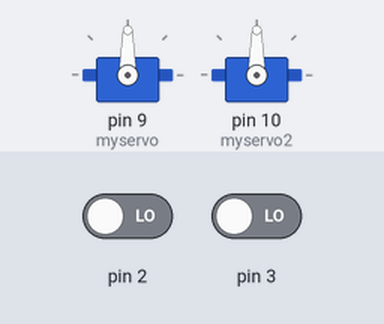
This sketch was run on a simulated Arduino Uno, built with avr-gcc and run on an emulated ATmega328P. On the bench: 2 × servo. The test bench sets the inputs (shaded band); at power-on: pin 2 LOW, pin 3 LOW. What the sketch prints to the serial monitor is not drawn.

Above: at 1.7 s.
1.8 s: pin 2 driven HIGH
At 3.4 s:
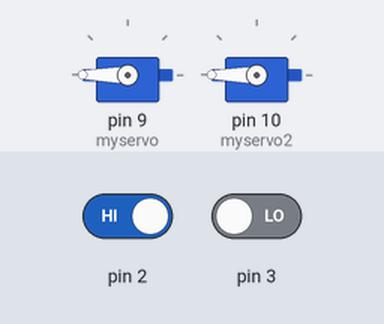
3.7 s: pin 2 driven LOW and pin 3 driven HIGH
At 5.2 s:
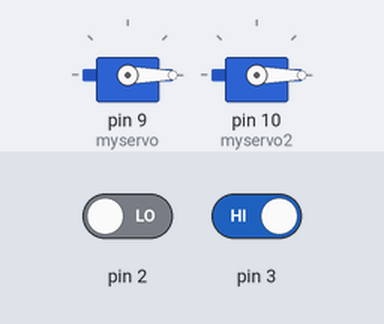
6.0 s: pin 2 driven HIGH and pin 3 driven LOW
At 6.45 s:
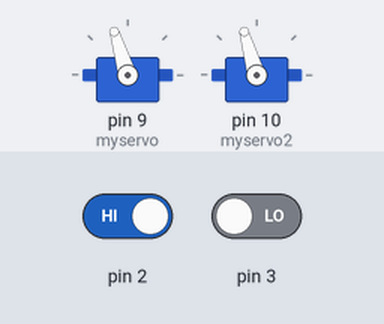
Timing chart, 0 to 9.0 s (numbered marks = the images above; inputs shaded):
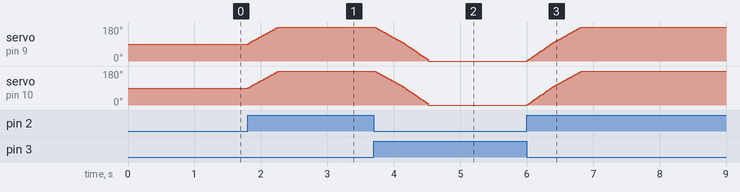

Measured:
- after the input at 1.8 s, servo on pin 9 (myservo): moves from 90° to 180° over 0.46 s, starting at once; servo on pin 10 (myservo2): moves from 90° to 180° over 0.45 s, starting at once
- after the input at 3.7 s, servo on pin 9 (myservo), servo on pin 10 (myservo2): moves from 180° to 0° over 0.82 s, starting at once
- after the input at 6.0 s, servo on pin 9 (myservo), servo on pin 10 (myservo2): moves from 0° to 180° over 0.82 s, starting at once

The sketch:

22.servo_2buttontest2.ino
```cpp
#include <Servo.h>

Servo myservo;
Servo myservo2;
int pos = 90;

void setup() {
  myservo.attach(9);
  myservo2.attach(10);
  pinMode(2, INPUT);
  pinMode(3, INPUT);
  myservo.write(90);
  delay(500);
  Serial.begin(9600);
}

void loop() {
  if(digitalRead(2) == HIGH){
    pos++;
  }
  if(digitalRead(3) == HIGH){
    pos--;
  }

  if (pos < 0) {
    pos = 0;
  } else if (pos > 180) {
    pos = 180;
  }
  myservo.write(pos);
  Serial.println(myservo.read());
  myservo2.write(myservo.read());
  delay(1);
}
```
